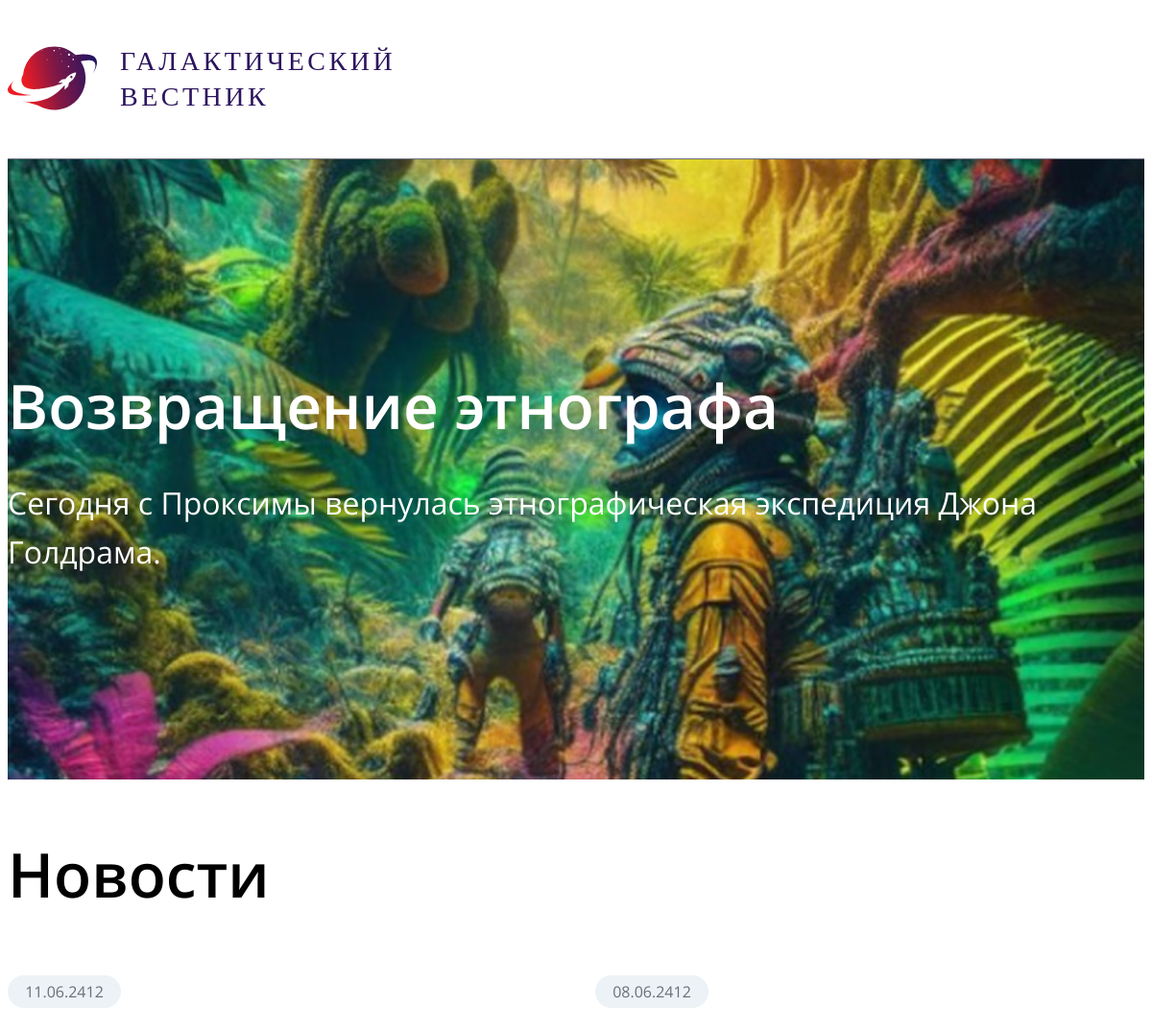
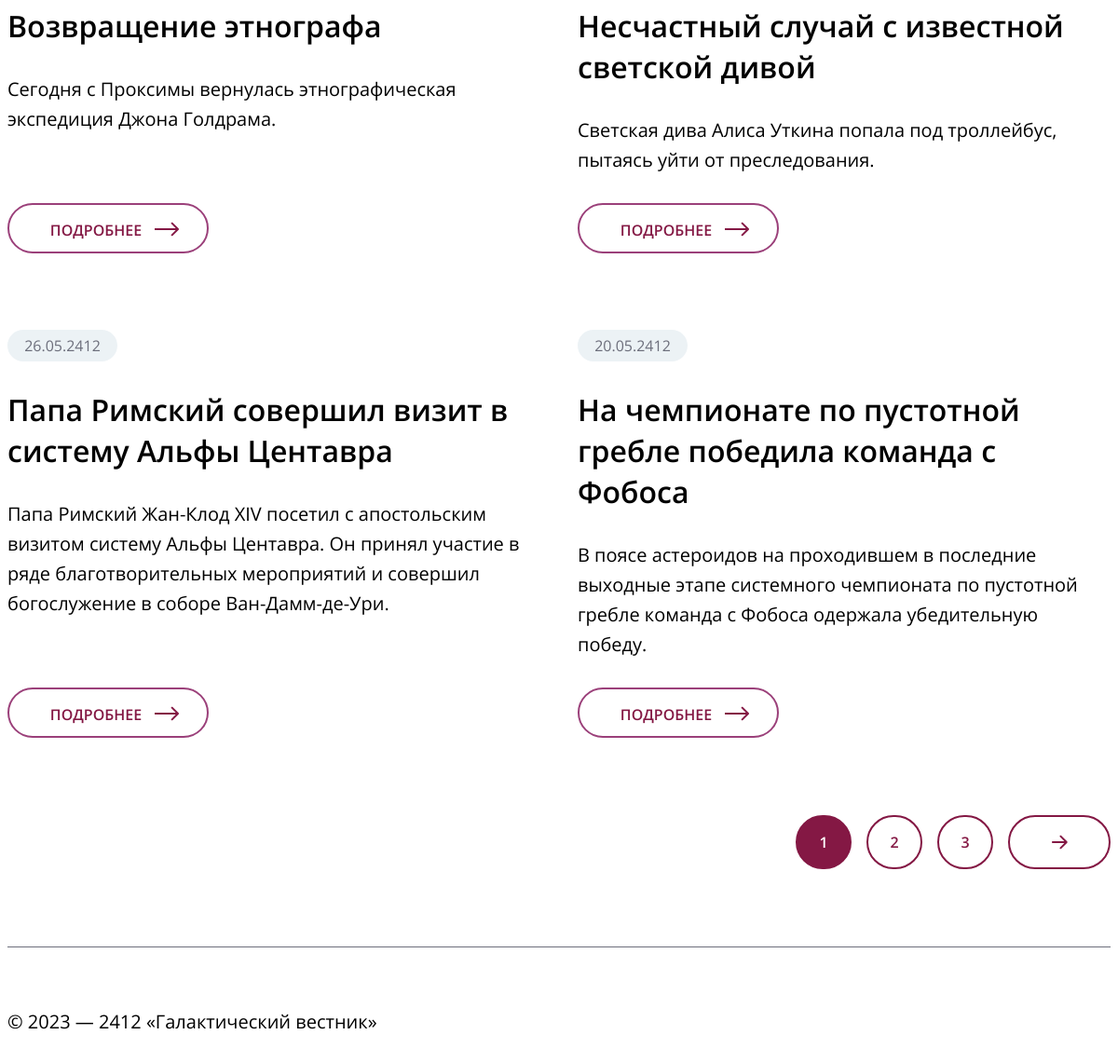
The page / on the database its author committed (2 pictures, top to bottom).
### tables this page shows
CREATE TABLE `news` (
  `id` int(11) unsigned NOT NULL AUTO_INCREMENT,
  `date` datetime NULL DEFAULT NULL,
  `title` varchar(250) NOT NULL DEFAULT '',
  `announce` text NULL DEFAULT NULL,
  `content` text NULL DEFAULT NULL,
  `image` varchar(250) NOT NULL DEFAULT '',
  PRIMARY KEY (`id`),
  KEY `id` (`id`),

  KEY `idx_news_date` (`date`));

### views/View.php (called while the page is built)
<?php
class View {
	public function render($tpl, $pageData) {
		include ROOT . $tpl;
	}
}

### conf/route.php (called while the page is built, shortened)
<?php
class Routing {
	public static function buildRoute() {
		$action = "news";
		$controller = new $controllerName();
		$controller->$action();
	}
}

### conf/config.php (called while the page is built, shortened)
<?php
require_once("db.php");
require_once("route.php");
require_once MODEL_PATH . 'Model.php';
require_once VIEW_PATH . 'View.php';
Routing::buildRoute();

### index.php (called while the page is built)
<?php
require_once("conf/config.php");

### models/Model.php (called while the page is built, shortened)
<?php
class Model {
	public function __construct() {
		$this->db = DB::connToDB();
	}
}

### conf/db.php (called while the page is built, shortened)
<?php
class DB{
	public static function connToDB() {
		$user = self::USER;
		$pass = self::PASS;
		$host = self::HOST;
		$db   = self::DB;
		$conn = new PDO("mysql:dbname=$db;host=$host", $user, $pass);
		return $conn;
	}
}

### models/NewsModel.php (called while the page is built, shortened)
<?php
class NewsModel extends Model {
	public function getNews($page, $limit) {
        $offset = ($page - 1) * $limit;
        $sql = "SELECT id, date, title, announce FROM news ORDER BY date DESC LIMIT ? OFFSET ?";
        $stmt = $this->db->prepare($sql);
        $stmt->bindValue(1, $limit, PDO::PARAM_INT );
        $stmt->bindValue(2, $offset, PDO::PARAM_INT);
        $stmt->execute();
        $res = $stmt->fetchAll(PDO::FETCH_ASSOC);
        return $res;
    }
    public function getLastNews() {
        $sql = "SELECT title, announce, image FROM news ORDER BY date DESC LIMIT 1";
        $stmt = $this->db->prepare($sql);
        $stmt->execute();
        $res = $stmt->fetch(PDO::FETCH_ASSOC);
        return $res;
    }
}

### views/news.php (the view, shortened to what this page needs)
<!DOCTYPE html>
<html lang="ru">
<head>
    <link rel="stylesheet" href="../css/fonts.css">
    <link rel="stylesheet" href="../css/root.css">
    <link rel="stylesheet" href="./css/news.css">
</head>
<body>
    <?php include("header.php") ?>
    <main>
        <?php $last = $pageData['last'] ?>
        <section class="last-news" style="background-image: url('images/<?php echo $last['image'] ?>');">
            <div class="last-news__wrapper">
                <h1 class="last-news__title"><?php echo $last['title'] ?></h1>
                <div class="last-news__announce"><?php echo $last['announce'] ?></div>
            </div>
        </section>
        <section class="news">
            <h1 class="news__header">Новости</h1>
            <div class="news__content">
                <?php foreach($pageData['news'] as $item): ?>
                    <a class="news__wrapper" href="/news/?id=<?php echo $item['id'] ?>">
                        <div class="news__date">
                            <?php echo date('d.m.Y', strtotime($item['date'])); ?>
                        </div>
                        <h2 class="news__title"><?php echo $item['title'] ?></h2>
                        <div class="news__announce"><?php echo $item['announce'] ?></div>
                        <button class="news__button">Подробнее</button>
                    </a>
                <?php endforeach; ?>
            </div>
        </section>
        <section class="pages">
            <?php $page = $pageData['page'] ?>
            <a class="pages__num pages__num_cur" href="/news?page=<?php echo $page ?>"><?php echo $page ?></a>
            <?php if($page < $pageData['total_pages']): ?>
                <a class="pages__num" href="/news?page=<?php echo $page + 1 ?>"><?php echo $page + 1 ?></a>
            <?php endif; ?>
            <?php if($page < $pageData['total_pages'] - 1): ?>
                <a class="pages__num" href="/news?page=<?php echo $page + 2 ?>"><?php echo $page + 2 ?></a>
            <?php endif; ?>
            <?php if($page < $pageData['total_pages']): ?>
                <a class="pages__next" href="/news?page=<?php echo $page + 1 ?>">
                    <img src="images/arrow_next.svg" alt="next page">
                </a>
            <?php endif; ?>
        </section>
    </main>
    <?php include("footer.php") ?>
</body>
</html>

### controllers/NewsController.php
<?php
class NewsController extends Controller {
	private $pageNews = '/views/news.php';
	private $pageDetail = '/views/detail.php';
	public function __construct() {
		$this->model = new NewsModel();
		$this->view = new View();
	}
	public function news() {
		if (isset($_GET['id'])) {
			$oneNews = $this->model->getNewsById($_GET['id']);
			$this->pageData['oneNews'] = $oneNews;
			$this->view->render($this->pageDetail, $this->pageData);
		} else {
			$limit = 4;
			$page = $_GET['page'] ?? 1;
			$this->pageData['page'] = $page;
			$countAllNews = $this->model->getNewsCount();
			$total_pages = ceil($countAllNews / $limit);
			$this->pageData['total_pages'] = $total_pages;
			$news = $this->model->getNews($page, $limit);
			$this->pageData['news'] = $news;
			$lastNews = $this->model->getLastNews();
			$this->pageData['last'] = $lastNews;
			$this->view->render($this->pageNews, $this->pageData);
		}
	}
}

### views/header.php
<header>
    <section class="header">
        <a href="/" class="header__link">
            <img class="header__logo" src="../images/logo.svg" alt="logo">
            <h1 class="header__title">Галактический<br>вестник</h1>
        </a>
    </section>
</header>

### views/footer.php
<footer>
    <p class="copyright">© 2023 — 2412 «Галактический вестник»</p>
</footer>

### css/root.css (style rules this page uses)
:root { --color-text: #000000; --color-grey: #6C6E7B; --color-brand: #841844; --color-lightgrey: #ECF2F5; --color-white: #FFFFFF; }

### css/news.css (style rules this page uses)
h1, h2, p { margin: 0; }
a, a:active, a:hover { text-decoration: none; }
header { width: 100%; box-sizing: border-box; border-bottom: 1px solid var(--color-grey);; }
.header { max-width: 1520px; margin: 0 auto; }
.header__link { display: flex; margin-top: 44px; margin-bottom: 47px; }
.header__logo { max-width: 93px; margin-right: 24px; }
.header__title { font-family: 'Segoe UI'; font-style: normal; font-weight: 400; font-size: 28px; line-height: 132%; letter-spacing: 0.125em; text-transform: uppercase; color: #2C145E; }
.last-news { width: 100%; height: 646px; background-size: cover; background-position: center; margin-bottom: 54px; }
.last-news__wrapper { max-width: 1520px; height: 100%; margin: 0 auto; display: flex; flex-direction: column; justify-content: center; }
.last-news__title { font-family: 'Open Sans'; font-style: normal; font-weight: 600; font-size: 64px; line-height: 140%; color: var(--color-white); margin-bottom: 30px; }
.last-news__announce { font-family: 'Open Sans'; font-style: normal; font-weight: 400; font-size: 32px; line-height: 160%; color: var(--color-white); }
.news { max-width: 1520px; margin: 0 auto; }
.news__header { font-family: 'Open Sans'; font-style: normal; font-weight: 600; font-size: 64px; line-height: 140%; color: var(--color-text); margin-bottom: 60px; }
.news__content { display: grid; grid-template-columns: repeat(2, 1fr); row-gap: 82px; column-gap: 40px; margin-bottom: 83px; }
.news__wrapper { display: flex; flex-direction: column; justify-content: flex-start; }
.news__date { width: 118px; height: 34px; background: var(--color-lightgrey); border-radius: 20px; display: flex; justify-content: center; align-items: center; margin-bottom: 30px; font-family: 'Open Sans'; font-style: normal; font-weight: 400; font-size: 16px; line-height: 22px; color: var(--color-grey); }
.news__title { font-family: 'Open Sans'; font-style: normal; font-weight: 600; font-size: 32px; line-height: 44px; color: var(--color-text); margin-bottom: 30px; }
.news__announce { font-family: 'Open Sans'; font-style: normal; font-weight: 400; font-size: 20px; line-height: 160%; color: var(--color-text); margin-bottom: auto; }
.news__button { position: relative; margin-top: 30px; padding: 16px 41px; padding-left: 15px; width: 216px; height: 54px; border: 2px solid #9B407A; border-radius: 50px; background-color: inherit; font-family: 'Open Sans'; font-style: normal; font-weight: 600; font-size: 16px; line-height: 22px; color: var(--color-brand); text-transform: uppercase; cursor: pointer; }
.news__button::after { content: ""; background-image: url('/images/arrow.svg'); width: 26px; height: 16px; position: absolute; right: 30px; top: 18px; }
.pages { max-width: 1520px; margin: 0 auto; display: flex; justify-content: end; margin-bottom: 83px; }
.pages__num { display: flex; justify-content: center; align-items: center; width: 56px; height: 54px; border: 2px solid var(--color-brand); border-radius: 50px; font-family: 'Open Sans'; font-style: normal; font-weight: 600; font-size: 16px; line-height: 22px; text-transform: uppercase; color: var(--color-brand); margin-right: 16px; }
.pages__num_cur { background-color: var(--color-brand); color: var(--color-white); }
.pages__next { display: flex; justify-content: center; align-items: center; width: 106px; height: 54px; border: 2px solid var(--color-brand); border-radius: 50px; }
footer { max-width: 1520px; margin: 0 auto; border-top: 1px solid var(--color-grey); }
.copyright { margin-top: 64px; margin-bottom: 84px; font-family: 'Open Sans'; font-style: normal; font-weight: 400; font-size: 20px; line-height: 160%; color: var(--color-text); }

### rows shown on the page
news: image (picture), title "Возвращение этнографа", announce "Сегодня с Проксимы вернулась этнографическая экспедиция Джона Голдрама.", date "11.06.2412"
news: date "08.06.2412", title "Несчастный случай с известной светской дивой", announce "Светская дива Алиса Уткина попала под троллейбус, пытаясь уйти от преследования."
news: date "26.05.2412", title "Папа Римский совершил визит в систему Альфы Центавра", announce "Папа Римский Жан-Клод XIV посетил с апостольским визитом систему Альфы Центавра. Он принял участие в ряде благотворительных мероприятий и совершил богослужение в соборе Ван-Дамм-де-Ури."
news: date "20.05.2412", title "На чемпионате по пустотной гребле победила команда с Фобоса", announce "В поясе астероидов на проходившем в последние выходные этапе системного чемпионата по пустотной гребле команда с Фобоса одержала убедительную победу."

### other values the page prints
$page "1"
$page + 1 "2"
$page + 2 "3"
